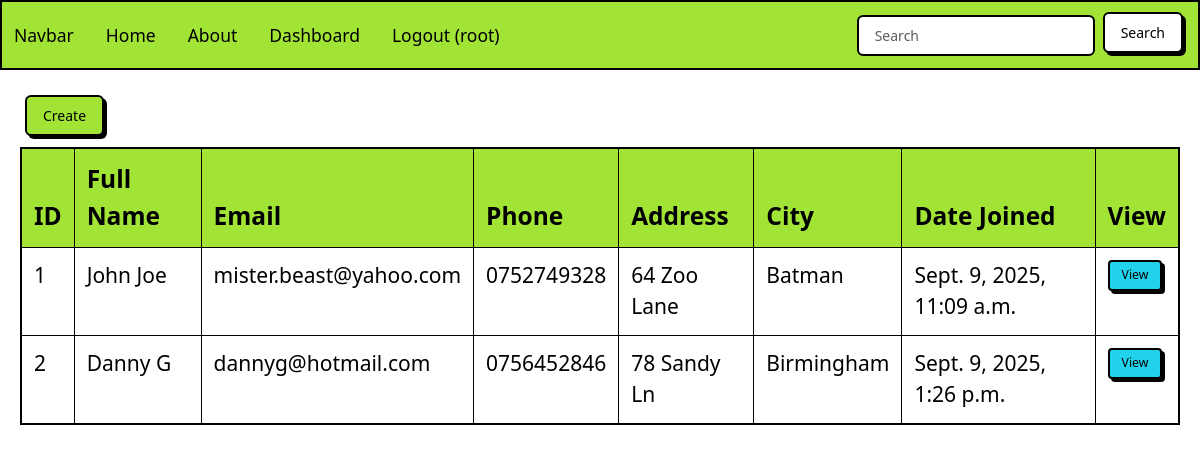
The page /dashboard (signed in) on the database its author committed.
### website/models.py (models this page shows, shortened)
class Record(models.Model):
    first_name = models.CharField(max_length=50)
    last_name = models.CharField(max_length=100)
    email = models.CharField(max_length=255)
    phone = models.CharField(max_length=10)
    address = models.CharField(max_length=200)
    city = models.CharField(max_length=200)
    creation_data = models.DateTimeField(auto_now_add=True)

### website/views.py (the view)
# urls.py: path("dashboard", views.dashboard, name="dashboard"),
@login_required(login_url="login")
def dashboard(request):
    my_records = Record.objects.all()
    context = {'Records':my_records}
    return render(request, 'pages/dashboard.html', context=context)

### website/templates/pages/dashboard.html
{% extends 'pages/base.html' %}
{% block content %}
<div style="margin: 20px;">
    <a type="button" class="btn btn-primary m-2" href="{% url 'create_record' %}">Create</a>
    <table class="table table-hover table-bordered ">
    <thead class="table-primary">
        <tr class="fs-3">
        <th scope="col">ID</th>
        <th scope="col">Full Name</th>
        <th scope="col">Email</th>
        <th scope="col">Phone</th>
        <th scope="col">Address</th>
        <th scope="col">City</th>
        <th scope="col">Date Joined</th>
        <th scope="col">View</th>
        </tr>
        </thead>
        <tbody>
        {% if Records %}
            {% for Record in Records %}
            <tr class="fs-4">
                <td>{{Record.id}}</td>
                <td>{{Record.first_name}} {{Record.last_name}}</td>
                <td>{{Record.email}}</td>
                <td>{{Record.phone}}</td>
                <td>{{Record.address}}</td>
                <td>{{Record.city}}</td>
                <td>{{Record.creation_data}}</td>
                <td> <a href="{% url 'view_record' Record.id %}" class="btn btn-sm btn-info">View</a> </td>
            </tr>
            {% endfor %}
        {% endif %}
        </tbody>
    </table>
</div>
{% endblock %}

### website/templates/components/navbar.html (shortened to what this page needs)
<nav class="navbar navbar-expand-lg bg-primary" data-bs-theme="light">
  <div class="container-fluid">
    <a class="navbar-brand" href="#">Navbar</a>
    <div class="collapse navbar-collapse" id="navbarColor01">
        <div class="collapse navbar-collapse" id="navbarColor04">
            <ul class="navbar-nav me-auto">
                <li class="nav-item">
                    <a class="nav-link active" href="{% url '' %}"
                        >Home
                    </a>
                </li>
                <li class="nav-item">
                    <a class="nav-link" href="#">About</a>
                </li>
                {% if user.is_authenticated %}
                <li class="nav-item">
                    <a class="nav-link" href="{% url 'dashboard' %}">Dashboard</a>
                </li>
                <li class="nav-item">
                    <a class="nav-link" href="{% url 'logout' %}"
                        >Logout ({{ user.username }})</a
                    >
                </li>
                {% endif %}
            </ul>
      <form class="d-flex">
        <input class="form-control me-sm-2" type="search" placeholder="Search">
        <button class="btn btn-secondary my-2 my-sm-0" type="submit">Search</button>
      </form>
    </div>
  </div>
</nav>

### rows shown on the page
Record: id "1", first_name "John", last_name "Joe", email "mister.beast@yahoo.com", phone "0752749328", address "64 Zoo Lane", city "Batman", creation_data "Sept. 9, 2025, 11:09 a.m."
Record: id "2", first_name "Danny", last_name "G", email "dannyg@hotmail.com", phone "0756452846", address "78 Sandy Ln", city "Birmingham", creation_data "Sept. 9, 2025, 1:26 p.m."

### other values the page prints
{{ user.username }} "root"
